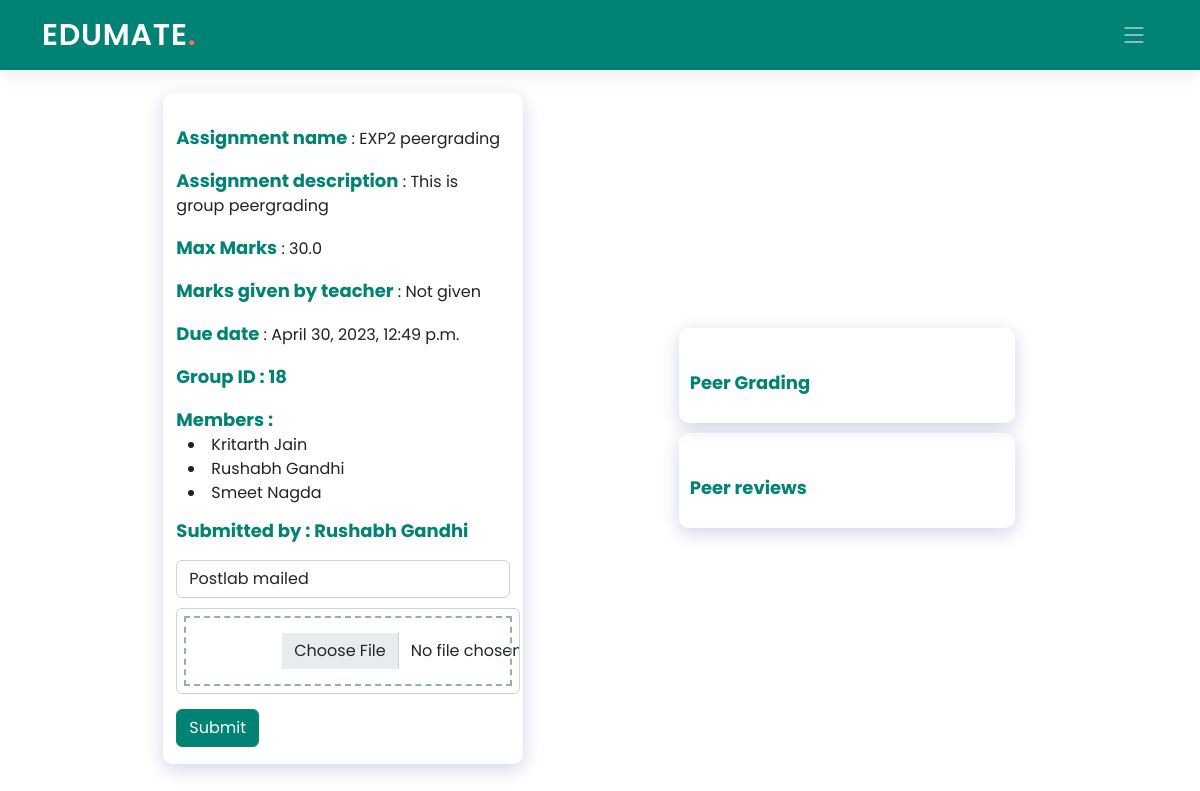
The app's page /student/1/classroom/PPJ8YI/grouppeergrading/5/ with its own data.
### Teacher/models.py (models this page shows)
class Grouppeers(models.Model):
    gro_id = models.AutoField(primary_key=True)
    class_code = models.ForeignKey(ClassTeachers, on_delete=models.CASCADE, blank=True, null=True)
    gpeer_name = models.CharField(max_length=100)
    gpeer_desc = models.CharField(max_length=300)
    gpeer_due = models.DateTimeField(default=datetime.now)
    num_studs = models.IntegerField(default=2)
    num_peers = models.IntegerField(default=2)
    marks = models.FloatField()
    created_date = models.DateTimeField(default=datetime.now)
    class Meta:
        db_table = "Grouppeers"

class PeerGroups(models.Model):
    group_id = models.AutoField(primary_key=True)
    gro_id = models.ForeignKey(Grouppeers, on_delete=models.CASCADE, blank=True, null=True)
    submit_file = models.FileField(upload_to='Teacher/static/upload/', default=None, blank=True, null=True)
    submit_desc = models.CharField(max_length=1000, default=None, blank=True, null=True)
    submit_by = models.ForeignKey("Edumate_app.Students", on_delete=models.CASCADE, blank=True, null=True)
    marksbyteacher = models.FloatField(default=None, blank=True, null=True)
    feedbackbyteacher = models.CharField(max_length=100, default=None, blank=True, null=True)
    submit_date = models.DateTimeField(default=datetime.now)
    class Meta:
        db_table = "Peergroups"

class Peermembers(models.Model):
    mem_id = models.AutoField(primary_key=True)
    pgro_id = models.ForeignKey(PeerGroups, on_delete=models.CASCADE, blank=True, null=True)
    stud_id = models.ForeignKey("Edumate_app.Students", on_delete=models.CASCADE, blank=True, null=True)
    class Meta:
        db_table = "Peermembers"

### Edumate_app/models.py (models this page shows, shortened)
class Students(models.Model):
    stud_id = models.AutoField(primary_key=True)
    name = models.CharField(max_length=100)
    email = models.EmailField(max_length=50)
    password = models.CharField(max_length=50)
    is_change = models.IntegerField(default=0)
    class Meta:
        db_table = "Students"

### Student/views.py (the view, shortened to what this page needs)
# urls.py: path('classroom/<pk2>/grouppeergrading/<pk3>/', views.single_stud_group, name='single_stud_group'),
def single_stud_group(request, pk, pk2, pk3):
    group=Grouppeers.objects.get(gro_id=pk3)
    all_group=PeerGroups.objects.filter(gro_id=group.gro_id)
    single_group=None
    members=None
    assigned=None
    total_marks="X"
    for i in all_group:
        mems=Peermembers.objects.filter(stud_id=pk, pgro_id=i.group_id)
        if mems:
            single_group=i
            members=Peermembers.objects.filter(pgro_id=i.group_id)
            break
    submi=None
    if single_group.submit_desc:
        submi=single_group.submit_file.url
    peerreviews=[]
    p_groups=PeergradeGroups.objects.filter(class_code=pk2, assignment_id=pk3)
    return render(request, 'Student/single_stud_group.html', {'pk': pk, 'pk2': pk2, 'pk3': pk3, 'group': group, 'single_group': single_group, 'members': members, 'submi': submi, 'pe': peerreviews, 'assigned': assigned, 'total_marks': total_marks})

### Student/templates/Student/single_stud_group.html (shortened to what this page needs)
{% extends './base_student.html' %}
{% load static %}
{% block styles %}
<link href="{% static 'Student/assets/css/assignment.css' %}" rel="stylesheet">
{% endblock styles %}
{% block navbar %}
<header id="header" class="header d-flex align-items-center">
    <div class="container-fluid container-xl d-flex align-items-center justify-content-between">
      <a href="#" class="logo d-flex align-items-center">
        <h1>EDUMATE<span>.</span></h1>
      </a>
      <i class="mobile-nav-toggle mobile-nav-show bi bi-list"></i>
    </div>
  </header>
  {% endblock navbar %}
{% block content %}
  <div class="container">
    <div class="row" style="display: flex;
    flex-direction: row;
    flex-wrap: wrap;
    justify-content: space-evenly;
    height: 95vh;
    align-items: center;">
    <div class="main-content" style="background: rgba( 255, 255, 255, 0.25 );
      box-shadow: 0 5px 18px 0 rgba(26, 38, 135, 0.20 );
      backdrop-filter: blur( 4px );
      -webkit-backdrop-filter: blur( 4px );
      border-radius: 10px;
      border: 1px solid rgba( 255, 255, 255, 0.18 );">
        <div>
          <p style="padding-top: 30px"><b style="color: #008374">Assignment name</b> : {{ group.gpeer_name }}</p>
          <p><b style="color: #008374">Assignment description</b> : {{ group.gpeer_desc }}</p>
          <p><b style="color: #008374">Max Marks</b> : {{ group.marks }}</p>
          {% if total_marks != "X" %}
          <p><b style="color: #008374">Marks given by teacher</b> : {{ total_marks|floatformat:2  }}</p>
          {% else %}
          <p><b style="color: #008374">Marks given by teacher</b> : Not given</p>
          {% endif %}
          <p><b style="color: #008374">Due date</b> : {{ group.gpeer_due }}</p>
          <p><b style="color: #008374">Group ID : {{ single_group.group_id }}</b></p>
          <div style="margin-bottom: 12px"><b style="color: #008374">Members : </b>
            {% for i in members %}
              <li style="margin-left: 12px">{{ i.stud_id.name }}</li>
            {% endfor %}
          </div>
        </div>
          <form method="post" action="#" enctype="multipart/form-data" >
            {% if single_group.submit_desc %}
            <p><b style="color: #008374">Submitted by : {{ single_group.submit_by.name }}</b></p>
            <input style="margin-bottom: 10px;" class="form-control" type="text" placeholder="Enter assignment description" name="description" required value="{{ single_group.submit_desc }}">
            {% else %}
            <input style="margin-bottom: 10px;" class="form-control" type="text" placeholder="Enter assignment description" name="description" required>
            {% endif %}
            <div class="form-group files">
                {% if single_group.submit_file %}
                <input onchange="updateFiles()" id="file" type="file" class="form-control" accept="application/pdf" name="submission">
                {% else %}
                <input onchange="updateFiles()" id="file" type="file" class="form-control" name="submission" accept="application/pdf" required>
                {% endif %}
            </div>
            <button class="btn btn-success" type="submit">Submit</button>
          </form>
      </div>
      <div class="col-md-4">
      <div style="background: rgba( 255, 255, 255, 0.25 );
      box-shadow: 0 5px 18px 0 rgba(26, 38, 135, 0.20 );
      backdrop-filter: blur( 4px );
      -webkit-backdrop-filter: blur( 4px );
      border-radius: 10px;
      border: 1px solid rgba( 255, 255, 255, 0.18 ); margin: 10px 10px; padding: 10px 10px">
        <div>
          <p style="padding-top: 30px"><b  style="color: #008374">Peer Grading</b></p>
        </div>
      </div>
      <div style="background: rgba( 255, 255, 255, 0.25 );
      box-shadow: 0 5px 18px 0 rgba(26, 38, 135, 0.20 );
      backdrop-filter: blur( 4px );
      -webkit-backdrop-filter: blur( 4px );
      border-radius: 10px;
      border: 1px solid rgba( 255, 255, 255, 0.18 ); margin: 10px 10px; padding: 10px 10px">
        <div>
          <p style="padding-top: 30px"><b style="color: #008374">Peer reviews</b></p>
        </div>
      </div>
    </div>
    </div>
  </div>
{% endblock content %}

### Edumate_app/static/Edumate_app/assets/css/index.css (style rules this page uses)
:root { --font-default: "Open Sans", system-ui, -apple-system, "Segoe UI", Roboto, "Helvetica Neue", Arial, "Noto Sans", "Liberation Sans", sans-serif, "Apple Color Emoji", "Segoe UI Emoji", "Segoe UI Symbol", "Noto Color Emoji"; --font-primary: "Poppins", sans-serif; --font-secondary: "Poppins", sans-serif; }
:root { --color-default: #222222; --color-primary: #008374; --color-secondary: #f85a40; }
:root { scroll-behavior: smooth; }
body { font-family: var(--font-primary); color: var(--color-default); }
a { color: var(--color-primary); text-decoration: none; }
h1, h2, h3, h4, h5, h6 { font-family: var(--font-primary); }
.header { z-index: 997; height: 90px; background-color: var(--color-primary); }
.header.sticked { position: fixed; top: 0; right: 0; left: 0; height: 70px; box-shadow: 0px 2px 20px rgba(0, 0, 0, 0.1); }
.header .logo h1 { font-size: 30px; margin: 0; font-weight: 600; letter-spacing: 0.8px; color: #fff; font-family: var(--font-primary); }
.header .logo h1 span { color: #f96f59; }
@media (max-width: 1279px) { .mobile-nav-show { color: rgba(255, 255, 255, 0.6); font-size: 28px; cursor: pointer; line-height: 0; transition: 0.5s; z-index: 9999; margin-right: 10px; } }

### Student/static/Student/assets/css/assignment.css (style rules this page uses)
.files input { outline: 2px dashed #92b0b3; outline-offset: -10px; -webkit-transition: outline-offset .15s ease-in-out, background-color .15s linear; transition: outline-offset .15s ease-in-out, background-color .15s linear; padding: 30px 225px 30px 35%; text-align: center !important; margin-bottom: 15px; width: 100% !important; }
.files { position:relative }
.files:after { pointer-events: none; position: absolute; top: 60px; left: 0; width: 50px; right: 0; height: 56px; content: ""; background-image: url(https://image.flaticon.com/icons/png/128/109/109612.png); display: block; margin: 0 auto; background-size: 100%; background-repeat: no-repeat; }
.files:before { position: absolute; bottom: 10px; left: 0; pointer-events: none; width: 100%; right: 0; height: 57px; display: block; margin: 0 auto; color: #2ea591; font-weight: 600; text-transform: capitalize; text-align: center; }

### Student/templates/Student/single_stud_group.html (style rules this page uses)
.btn-success, .btn-success:active, .btn-success:visited { background-color: #008374 !important; }
b { font-size: 18px; }
@media screen and (min-width: 801px) { .main-content { width: 30vw; } }

### records on screen
Grouppeers: gpeer_name "EXP2 peergrading", gpeer_desc "This is group peergrading", marks "30.0", gpeer_due "April 30, 2023, 12:49 p.m."
PeerGroups: group_id "18", submit_by.name "Rushabh Gandhi", description "Postlab mailed"
Peermembers: stud_id.name "Kritarth Jain"
Peermembers: stud_id.name "Rushabh Gandhi"
Peermembers: stud_id.name "Smeet Nagda"
